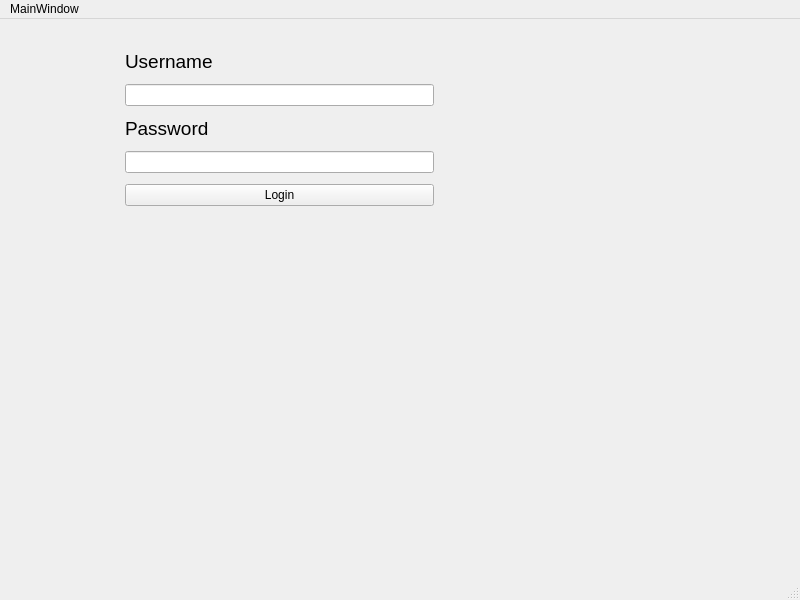
<?xml version="1.0" encoding="UTF-8"?>
<ui version="4.0">
 <class>MainWindow</class>
 <widget class="QMainWindow" name="MainWindow">
  <property name="geometry">
   <rect>
    <x>0</x>
    <y>0</y>
    <width>800</width>
    <height>600</height>
   </rect>
  </property>
  <property name="windowTitle">
   <string>MainWindow</string>
  </property>
  <widget class="QWidget" name="centralwidget">
   <widget class="QWidget" name="verticalLayoutWidget">
    <property name="geometry">
     <rect>
      <x>120</x>
      <y>20</y>
      <width>319</width>
      <height>181</height>
     </rect>
    </property>
    <layout class="QVBoxLayout" name="verticalLayout">
     <property name="spacing">
      <number>5</number>
     </property>
     <property name="sizeConstraint">
      <enum>QLayout::SetNoConstraint</enum>
     </property>
     <property name="leftMargin">
      <number>5</number>
     </property>
     <property name="topMargin">
      <number>5</number>
     </property>
     <property name="rightMargin">
      <number>5</number>
     </property>
     <property name="bottomMargin">
      <number>5</number>
     </property>
     <item>
      <widget class="QLabel" name="label">
       <property name="sizePolicy">
        <sizepolicy hsizetype="Fixed" vsizetype="Fixed">
         <horstretch>0</horstretch>
         <verstretch>0</verstretch>
        </sizepolicy>
       </property>
       <property name="font">
        <font>
         <pointsize>14</pointsize>
        </font>
       </property>
       <property name="text">
        <string>Username</string>
       </property>
      </widget>
     </item>
     <item>
      <widget class="QLineEdit" name="lineEdit">
       <property name="toolTip">
        <string>&lt;html&gt;&lt;head/&gt;&lt;body&gt;&lt;p&gt;Enter your name here&lt;/p&gt;&lt;/body&gt;&lt;/html&gt;</string>
       </property>
      </widget>
     </item>
     <item>
      <widget class="QLabel" name="label_2">
       <property name="sizePolicy">
        <sizepolicy hsizetype="Fixed" vsizetype="Fixed">
         <horstretch>0</horstretch>
         <verstretch>0</verstretch>
        </sizepolicy>
       </property>
       <property name="font">
        <font>
         <pointsize>14</pointsize>
        </font>
       </property>
       <property name="text">
        <string>Password</string>
       </property>
      </widget>
     </item>
     <item>
      <widget class="QLineEdit" name="lineEdit_3">
       <property name="toolTip">
        <string>&lt;html&gt;&lt;head/&gt;&lt;body&gt;&lt;p&gt;Enter your password here&lt;/p&gt;&lt;/body&gt;&lt;/html&gt;</string>
       </property>
      </widget>
     </item>
     <item>
      <widget class="QPushButton" name="pushButton">
       <property name="text">
        <string>Login</string>
       </property>
      </widget>
     </item>
    </layout>
   </widget>
  </widget>
  <widget class="QMenuBar" name="menubar">
   <property name="geometry">
    <rect>
     <x>0</x>
     <y>0</y>
     <width>800</width>
     <height>22</height>
    </rect>
   </property>
   <widget class="QMenu" name="menuMainWindow">
    <property name="title">
     <string>MainWindow</string>
    </property>
   </widget>
   <addaction name="menuMainWindow"/>
  </widget>
  <widget class="QStatusBar" name="statusbar"/>
 </widget>
 <resources/>
 <connections/>
</ui>
